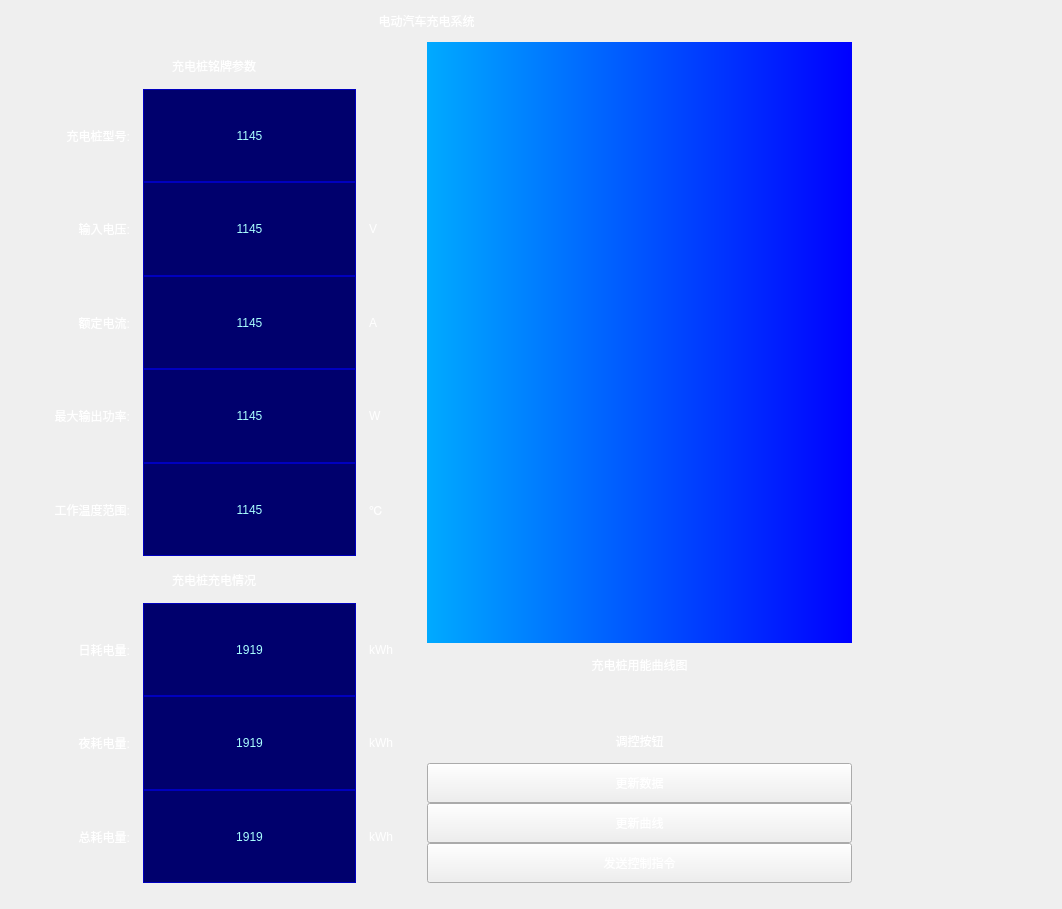
<?xml version="1.0" encoding="UTF-8"?>
<ui version="4.0">
 <class>Form</class>
 <widget class="QWidget" name="Form">
  <property name="geometry">
   <rect>
    <x>0</x>
    <y>0</y>
    <width>1062</width>
    <height>909</height>
   </rect>
  </property>
  <property name="windowTitle">
   <string>Form</string>
  </property>
  <property name="styleSheet">
   <string notr="true">background-color:qradialgradient(
spread:pad, cx:0.5, cy:0.5, 
radius:0.431, fx:0.5, fy:0.5, 
stop:0.153409 rgba(39, 98, 216, 255), 
stop:1 rgba(16, 16, 181, 255)
);
padding:10px;
font: 20pt &quot;Microsoft YaHei&quot;;
</string>
  </property>
  <widget class="QWidget" name="layoutWidget">
   <property name="geometry">
    <rect>
     <x>1</x>
     <y>0</y>
     <width>851</width>
     <height>883</height>
    </rect>
   </property>
   <layout class="QVBoxLayout" name="mainLayout" stretch="1,20">
    <property name="spacing">
     <number>0</number>
    </property>
    <item>
     <widget class="QLabel" name="title_lb">
      <property name="styleSheet">
       <string notr="true">background-color:rgba(0,0,0,0);
color:white;

/*padding-left:40%;*/</string>
      </property>
      <property name="text">
       <string>电动汽车充电系统</string>
      </property>
      <property name="alignment">
       <set>Qt::AlignCenter</set>
      </property>
     </widget>
    </item>
    <item>
     <layout class="QHBoxLayout" name="horizontalLayout" stretch="1,1">
      <property name="spacing">
       <number>0</number>
      </property>
      <item>
       <layout class="QVBoxLayout" name="verticalLayout" stretch="1,10,1,6">
        <item>
         <widget class="QLabel" name="ns_hd_lb">
          <property name="styleSheet">
           <string notr="true">background-color:rgba(0,0,0,0);
color:white;

/*padding-left:40%;*/</string>
          </property>
          <property name="text">
           <string>充电桩铭牌参数</string>
          </property>
          <property name="alignment">
           <set>Qt::AlignCenter</set>
          </property>
         </widget>
        </item>
        <item>
         <layout class="QGridLayout" name="gridLayout" rowstretch="0,0,0,0,0" columnstretch="2,3,1">
          <item row="0" column="0">
           <widget class="QLabel" name="ns_lb_hd_1">
            <property name="styleSheet">
             <string notr="true">background-color:rgba(0,0,0,0);
color:white;
/*padding-left:40%;*/</string>
            </property>
            <property name="text">
             <string>充电桩型号:</string>
            </property>
            <property name="alignment">
             <set>Qt::AlignRight|Qt::AlignTrailing|Qt::AlignVCenter</set>
            </property>
           </widget>
          </item>
          <item row="0" column="1">
           <widget class="QLabel" name="ns_lb_dt_1">
            <property name="styleSheet">
             <string notr="true">color: rgb(170, 255, 255);
border-width:0.5px;
border-style:solid;
border-color:rgb(0, 0, 190);
background-color:rgb(0, 0, 109);</string>
            </property>
            <property name="text">
             <string>1145</string>
            </property>
            <property name="alignment">
             <set>Qt::AlignCenter</set>
            </property>
           </widget>
          </item>
          <item row="0" column="2">
           <widget class="QLabel" name="ns_lb_unit_1">
            <property name="styleSheet">
             <string notr="true">background-color:rgba(0,0,0,0);
color:white;
/*padding-left:40%;*/</string>
            </property>
            <property name="text">
             <string/>
            </property>
            <property name="alignment">
             <set>Qt::AlignLeading|Qt::AlignLeft|Qt::AlignVCenter</set>
            </property>
           </widget>
          </item>
          <item row="1" column="0">
           <widget class="QLabel" name="ns_lb_hd_2">
            <property name="styleSheet">
             <string notr="true">background-color:rgba(0,0,0,0);
color:white;
/*padding-left:40%;*/</string>
            </property>
            <property name="text">
             <string>输入电压:</string>
            </property>
            <property name="alignment">
             <set>Qt::AlignRight|Qt::AlignTrailing|Qt::AlignVCenter</set>
            </property>
           </widget>
          </item>
          <item row="1" column="1">
           <widget class="QLabel" name="ns_lb_dt_2">
            <property name="styleSheet">
             <string notr="true">color: rgb(170, 255, 255);
border-width:0.5px;
border-style:solid;
border-color:rgb(0, 0, 190);
background-color:rgb(0, 0, 109);</string>
            </property>
            <property name="text">
             <string>1145</string>
            </property>
            <property name="alignment">
             <set>Qt::AlignCenter</set>
            </property>
           </widget>
          </item>
          <item row="1" column="2">
           <widget class="QLabel" name="ns_lb_unit_2">
            <property name="styleSheet">
             <string notr="true">background-color:rgba(0,0,0,0);
color:white;
/*padding-left:40%;*/</string>
            </property>
            <property name="text">
             <string>V</string>
            </property>
            <property name="alignment">
             <set>Qt::AlignLeading|Qt::AlignLeft|Qt::AlignVCenter</set>
            </property>
           </widget>
          </item>
          <item row="2" column="0">
           <widget class="QLabel" name="ns_lb_hd_4">
            <property name="styleSheet">
             <string notr="true">background-color:rgba(0,0,0,0);
color:white;
/*padding-left:40%;*/</string>
            </property>
            <property name="text">
             <string>额定电流:</string>
            </property>
            <property name="alignment">
             <set>Qt::AlignRight|Qt::AlignTrailing|Qt::AlignVCenter</set>
            </property>
           </widget>
          </item>
          <item row="2" column="1">
           <widget class="QLabel" name="ns_lb_dt_4">
            <property name="styleSheet">
             <string notr="true">color: rgb(170, 255, 255);
border-width:0.5px;
border-style:solid;
border-color:rgb(0, 0, 190);
background-color:rgb(0, 0, 109);</string>
            </property>
            <property name="text">
             <string>1145</string>
            </property>
            <property name="alignment">
             <set>Qt::AlignCenter</set>
            </property>
           </widget>
          </item>
          <item row="2" column="2">
           <widget class="QLabel" name="ns_lb_unit_4">
            <property name="styleSheet">
             <string notr="true">background-color:rgba(0,0,0,0);
color:white;
/*padding-left:40%;*/</string>
            </property>
            <property name="text">
             <string>A</string>
            </property>
            <property name="alignment">
             <set>Qt::AlignLeading|Qt::AlignLeft|Qt::AlignVCenter</set>
            </property>
           </widget>
          </item>
          <item row="3" column="0">
           <widget class="QLabel" name="ns_lb_hd_3">
            <property name="styleSheet">
             <string notr="true">background-color:rgba(0,0,0,0);
color:white;
/*padding-left:40%;*/</string>
            </property>
            <property name="text">
             <string>最大输出功率:</string>
            </property>
            <property name="alignment">
             <set>Qt::AlignRight|Qt::AlignTrailing|Qt::AlignVCenter</set>
            </property>
           </widget>
          </item>
          <item row="3" column="1">
           <widget class="QLabel" name="ns_lb_dt_3">
            <property name="styleSheet">
             <string notr="true">color: rgb(170, 255, 255);
border-width:0.5px;
border-style:solid;
border-color:rgb(0, 0, 190);
background-color:rgb(0, 0, 109);</string>
            </property>
            <property name="text">
             <string>1145</string>
            </property>
            <property name="alignment">
             <set>Qt::AlignCenter</set>
            </property>
           </widget>
          </item>
          <item row="3" column="2">
           <widget class="QLabel" name="ns_lb_unit_3">
            <property name="styleSheet">
             <string notr="true">background-color:rgba(0,0,0,0);
color:white;
/*padding-left:40%;*/</string>
            </property>
            <property name="text">
             <string>W</string>
            </property>
            <property name="alignment">
             <set>Qt::AlignLeading|Qt::AlignLeft|Qt::AlignVCenter</set>
            </property>
           </widget>
          </item>
          <item row="4" column="0">
           <widget class="QLabel" name="ns_lb_hd_5">
            <property name="styleSheet">
             <string notr="true">background-color:rgba(0,0,0,0);
color:white;
/*padding-left:40%;*/</string>
            </property>
            <property name="text">
             <string>工作温度范围:</string>
            </property>
            <property name="alignment">
             <set>Qt::AlignRight|Qt::AlignTrailing|Qt::AlignVCenter</set>
            </property>
           </widget>
          </item>
          <item row="4" column="1">
           <widget class="QLabel" name="ns_lb_dt_5">
            <property name="styleSheet">
             <string notr="true">color: rgb(170, 255, 255);
border-width:0.5px;
border-style:solid;
border-color:rgb(0, 0, 190);
background-color:rgb(0, 0, 109);</string>
            </property>
            <property name="text">
             <string>1145</string>
            </property>
            <property name="alignment">
             <set>Qt::AlignCenter</set>
            </property>
           </widget>
          </item>
          <item row="4" column="2">
           <widget class="QLabel" name="ns_lb_unit_5">
            <property name="styleSheet">
             <string notr="true">background-color:rgba(0,0,0,0);
color:white;
/*padding-left:40%;*/</string>
            </property>
            <property name="text">
             <string>℃</string>
            </property>
            <property name="alignment">
             <set>Qt::AlignLeading|Qt::AlignLeft|Qt::AlignVCenter</set>
            </property>
           </widget>
          </item>
         </layout>
        </item>
        <item>
         <widget class="QLabel" name="pw_hd_lb">
          <property name="styleSheet">
           <string notr="true">background-color:rgba(0,0,0,0);
color:white;

/*padding-left:40%;*/</string>
          </property>
          <property name="text">
           <string>充电桩充电情况</string>
          </property>
          <property name="alignment">
           <set>Qt::AlignCenter</set>
          </property>
         </widget>
        </item>
        <item>
         <layout class="QGridLayout" name="gridLayout_2" columnstretch="2,3,1">
          <item row="0" column="1">
           <widget class="QLabel" name="pw_lb_dt_1">
            <property name="styleSheet">
             <string notr="true">color: rgb(170, 255, 255);
border-width:0.5px;
border-style:solid;
border-color:rgb(0, 0, 190);
background-color:rgb(0, 0, 109);</string>
            </property>
            <property name="text">
             <string>1919</string>
            </property>
            <property name="alignment">
             <set>Qt::AlignCenter</set>
            </property>
           </widget>
          </item>
          <item row="1" column="1">
           <widget class="QLabel" name="pw_lb_dt_2">
            <property name="styleSheet">
             <string notr="true">color: rgb(170, 255, 255);
border-width:0.5px;
border-style:solid;
border-color:rgb(0, 0, 190);
background-color:rgb(0, 0, 109);</string>
            </property>
            <property name="text">
             <string>1919</string>
            </property>
            <property name="alignment">
             <set>Qt::AlignCenter</set>
            </property>
           </widget>
          </item>
          <item row="0" column="0">
           <widget class="QLabel" name="pw_lb_hd_1">
            <property name="styleSheet">
             <string notr="true">background-color:rgba(0,0,0,0);
color:white;
/*padding-left:40%;*/</string>
            </property>
            <property name="text">
             <string>日耗电量:</string>
            </property>
            <property name="alignment">
             <set>Qt::AlignRight|Qt::AlignTrailing|Qt::AlignVCenter</set>
            </property>
           </widget>
          </item>
          <item row="2" column="0">
           <widget class="QLabel" name="pw_lb_hd_3">
            <property name="styleSheet">
             <string notr="true">background-color:rgba(0,0,0,0);
color:white;
/*padding-left:40%;*/</string>
            </property>
            <property name="text">
             <string>总耗电量:</string>
            </property>
            <property name="alignment">
             <set>Qt::AlignRight|Qt::AlignTrailing|Qt::AlignVCenter</set>
            </property>
           </widget>
          </item>
          <item row="2" column="1">
           <widget class="QLabel" name="pw_lb_dt_3">
            <property name="styleSheet">
             <string notr="true">color: rgb(170, 255, 255);
border-width:0.5px;
border-style:solid;
border-color:rgb(0, 0, 190);
background-color:rgb(0, 0, 109);</string>
            </property>
            <property name="text">
             <string>1919</string>
            </property>
            <property name="alignment">
             <set>Qt::AlignCenter</set>
            </property>
           </widget>
          </item>
          <item row="1" column="0">
           <widget class="QLabel" name="pw_lb_hd_2">
            <property name="styleSheet">
             <string notr="true">background-color:rgba(0,0,0,0);
color:white;
/*padding-left:40%;*/</string>
            </property>
            <property name="text">
             <string>夜耗电量:</string>
            </property>
            <property name="alignment">
             <set>Qt::AlignRight|Qt::AlignTrailing|Qt::AlignVCenter</set>
            </property>
           </widget>
          </item>
          <item row="0" column="2">
           <widget class="QLabel" name="pw_lb_unit_1">
            <property name="styleSheet">
             <string notr="true">background-color:rgba(0,0,0,0);
color:white;
/*padding-left:40%;*/</string>
            </property>
            <property name="text">
             <string>kWh</string>
            </property>
           </widget>
          </item>
          <item row="1" column="2">
           <widget class="QLabel" name="pw_lb_unit_2">
            <property name="styleSheet">
             <string notr="true">background-color:rgba(0,0,0,0);
color:white;
/*padding-left:40%;*/</string>
            </property>
            <property name="text">
             <string>kWh</string>
            </property>
           </widget>
          </item>
          <item row="2" column="2">
           <widget class="QLabel" name="pw_lb_unit_3">
            <property name="styleSheet">
             <string notr="true">background-color:rgba(0,0,0,0);
color:white;
/*padding-left:40%;*/</string>
            </property>
            <property name="text">
             <string>kWh</string>
            </property>
           </widget>
          </item>
         </layout>
        </item>
       </layout>
      </item>
      <item>
       <layout class="QVBoxLayout" name="verticalLayout_2" stretch="10,1,1,6">
        <property name="spacing">
         <number>0</number>
        </property>
        <item>
         <widget class="QLabel" name="pw_fg">
          <property name="styleSheet">
           <string notr="true">background-color:qlineargradient(spread:pad, x1:0, y1:0, x2:1, y2:0, stop:0 rgb(0, 170, 255), stop:1 rgb(0, 0, 255))</string>
          </property>
          <property name="text">
           <string/>
          </property>
         </widget>
        </item>
        <item>
         <widget class="QLabel" name="fg_hd_lb">
          <property name="styleSheet">
           <string notr="true">background-color:rgba(0,0,0,0);
color:white;

/*padding-left:40%;*/</string>
          </property>
          <property name="text">
           <string>充电桩用能曲线图</string>
          </property>
          <property name="alignment">
           <set>Qt::AlignHCenter|Qt::AlignTop</set>
          </property>
         </widget>
        </item>
        <item>
         <widget class="QLabel" name="label">
          <property name="styleSheet">
           <string notr="true">background-color:rgba(0,0,0,0);
color:white;

/*padding-left:40%;*/</string>
          </property>
          <property name="text">
           <string>调控按钮</string>
          </property>
          <property name="alignment">
           <set>Qt::AlignBottom|Qt::AlignHCenter</set>
          </property>
         </widget>
        </item>
        <item>
         <layout class="QGridLayout" name="gridLayout_3">
          <property name="spacing">
           <number>0</number>
          </property>
          <item row="0" column="0">
           <widget class="QPushButton" name="set_btn_1">
            <property name="styleSheet">
             <string notr="true">color:white;

background-color:qradialgradient(
spread:pad, cx:0.5, cy:0.5, 
radius:0.431, fx:0.5, fy:0.5, 
stop:0.153409 rgba(39, 98, 216, 255), 
stop:1 rgba(16, 16, 181, 255)
);
/*padding:10px;*/</string>
            </property>
            <property name="text">
             <string>更新数据</string>
            </property>
           </widget>
          </item>
          <item row="1" column="0">
           <widget class="QPushButton" name="set_btn_2">
            <property name="styleSheet">
             <string notr="true">color:white;

background-color:qradialgradient(
spread:pad, cx:0.5, cy:0.5, 
radius:0.431, fx:0.5, fy:0.5, 
stop:0.153409 rgba(39, 98, 216, 255), 
stop:1 rgba(16, 16, 181, 255)
);
/*padding:10px;*/</string>
            </property>
            <property name="text">
             <string>更新曲线</string>
            </property>
           </widget>
          </item>
          <item row="2" column="0">
           <widget class="QPushButton" name="set_btn_3">
            <property name="styleSheet">
             <string notr="true">color:white;

background-color:qradialgradient(
spread:pad, cx:0.5, cy:0.5, 
radius:0.431, fx:0.5, fy:0.5, 
stop:0.153409 rgba(39, 98, 216, 255), 
stop:1 rgba(16, 16, 181, 255)
);
/*padding:10px;*/</string>
            </property>
            <property name="text">
             <string>发送控制指令</string>
            </property>
           </widget>
          </item>
         </layout>
        </item>
       </layout>
      </item>
     </layout>
    </item>
   </layout>
  </widget>
 </widget>
 <resources/>
 <connections/>
</ui>
